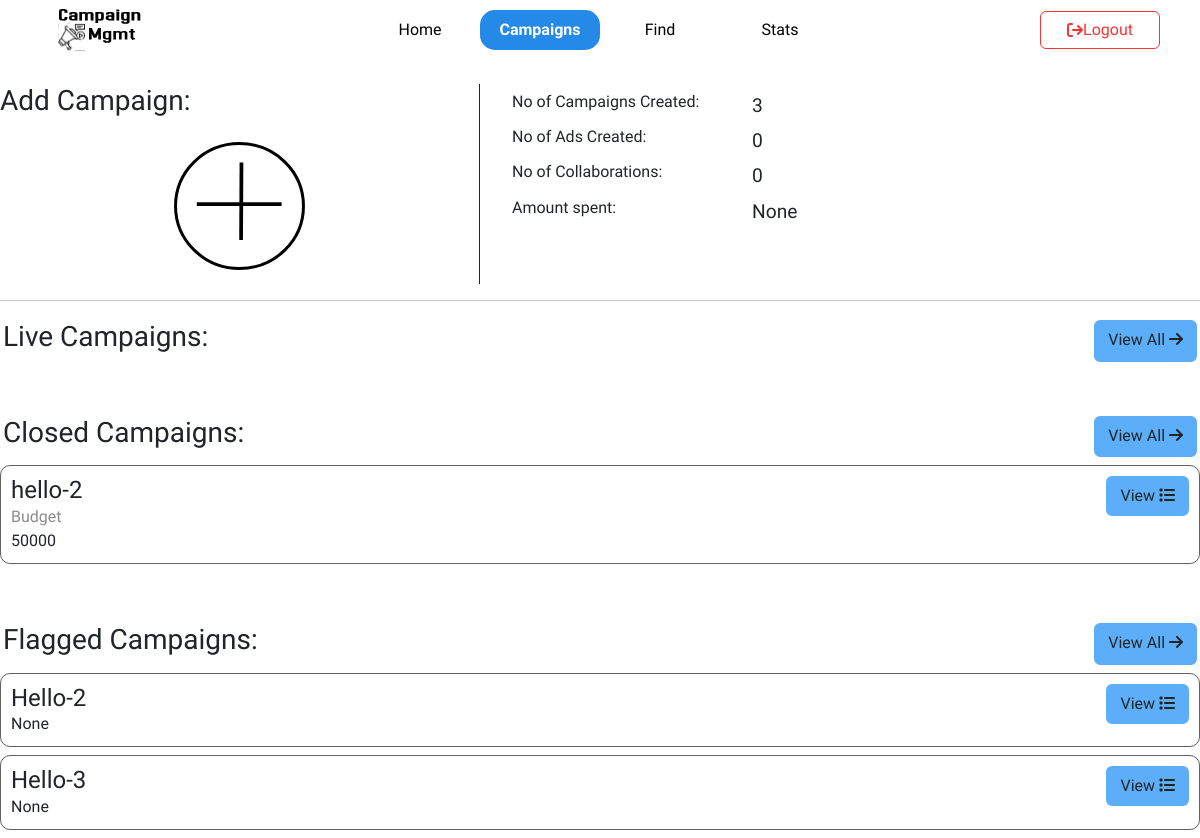
The page /campaign/sponsor (signed in) on the database as committed earlier.
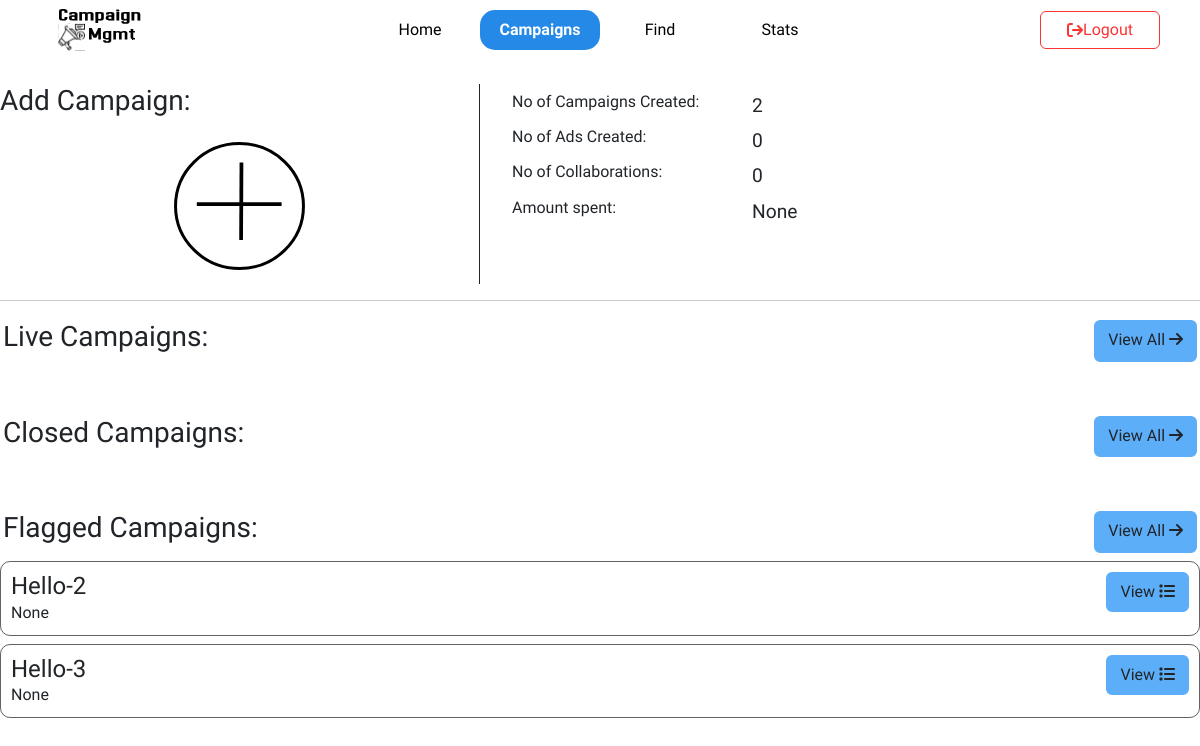
The same page on the database as committed later.
### model.py (models this page shows)
class Campaign(db.Model):
    id = db.Column(db.Integer, primary_key=True, autoincrement=True)
    spon_id = db.Column(db.Integer, db.ForeignKey('sponsor.id'), nullable=False)
    name = db.Column(db.String(80), nullable=False)
    budget = db.Column(db.Integer, nullable=False)
    desc = db.Column(db.String(255))
    category = db.Column(db.String(50))
    status = db.Column(db.String(20))
    start_date = db.Column(db.Date, nullable=True)
    end_date = db.Column(db.Date, nullable=True)
    goal_users = db.Column(db.String(80))
    is_flagged = db.Column(db.Boolean)
    ads = db.relationship('Ad', backref='campaign', lazy=True, cascade='all, delete-orphan')
    ad_requests = db.relationship('Ad_request', backref='campaign', lazy=True, cascade='all, delete-orphan')

### routes_spon.py (the view)
@app.route('/campaign/sponsor')
@sponsor_required
def spon_campaigns():
    current_date = date.today()
    spon=Sponsor.query.filter_by(id=session['userId']).first()
    live_camp=Campaign.query.filter(Campaign.spon_id==spon.id,Campaign.start_date < current_date, Campaign.end_date > current_date).all()
    closed_camp=Campaign.query.filter(Campaign.spon_id==spon.id, Campaign.end_date < current_date, Campaign.is_flagged.is_(False)).all()
    flagged_camp=Campaign.query.filter(Campaign.spon_id==spon.id, Campaign.is_flagged == True).all()
    no_of_ads = Ad.query.filter_by(spon_id=spon.id).count()
    no_of_collabs = Ad.query.filter_by(spon_id=spon.id).distinct(Ad.influ_id).count()
    no_of_camps = Campaign.query.filter_by(spon_id=spon.id).count()
    total_amount_spent = Ad.query.with_entities(func.sum(Ad.amount)).filter_by(spon_id=spon.id).scalar()
    return render_template('sponsor/campaigns.html', active='campaigns',live_campaigns=live_camp, closed_campaigns=closed_camp, flagged_camp=flagged_camp
                        , no_of_ads=no_of_ads, no_of_collabs=no_of_collabs, total_amount_spent=total_amount_spent,no_of_camps=no_of_camps)

### wrappers.py (called while the page is built)
def login_required(func):
    @wraps(func)
    def wrapper(*args, **kwargs):
        if 'username' not in session:
            flash("You need to login first","danger")
            return redirect(url_for('login'))
        retrieve_user()
        if not user:
            session.clear()
            return redirect(url_for('login'))
        return func(*args, **kwargs)
    return wrapper

def retrieve_user():
    global user
    user = User.query.filter_by(username=session['username']).first()

def sponsor_required(func):
    @wraps(func)
    @login_required
    def wrapper(*args, **kwargs):
        if user.username != session['username'] or user.role != session['role'] or user.role != 'sponsor':
            session.clear()
            flash("Not authorized","danger")
            return redirect(url_for('login'))
        return func(*args, **kwargs)
    return wrapper

### templates/sponsor/campaigns.html (shortened to what this page needs)
{% extends 'layout_inner.html' %}
{% block content %}
<br>
<div style="display: flex; height: 200px;">
    <div class="add_campaign" >
        <h3>Add Campaign:</h3>
        <a class="add_button center_item" href="{{url_for('add_campaigns')}}">
            <img src="../../static/add_icon.svg" alt="" class="center_item">
        </a>
    </div>
    <div class="info">
        <div class="fields">
            <h6>No of Campaigns Created: </h6>
            <p class="value">{{no_of_camps}}</p>
        </div>
        <div class="fields">
            <h6>No of Ads Created: </h6>
            <p class="value">{{no_of_ads}}</p>
        </div>
        <div class="fields">
            <h6>No of Collaborations: </h6>
            <p class="value">{{no_of_collabs}}</p>
        </div>
        <div class="fields">
            <h6>Amount spent: </h6>
            <p class="value">{{total_amount_spent | default(0)}}</p>
        </div>
    </div>
</div>
<hr>
    <div class="campaigns">
    <div class="title_n_view">
        <h3>Live Campaigns:</h3>
        <a href="" class="btn">View All <i class="fa fa-arrow-right" aria-hidden="true"></i></a>
    </div>
    <br>
    <br>
    <div class="title_n_view">
        <h3>Closed Campaigns:</h3>
        <a href="" class="btn">View All <i class="fa fa-arrow-right" aria-hidden="true"></i></a>
    </div>
    {% for camp in closed_campaigns %}
    <div class="cust_card">
        <div class="cust_card_body" style="width: 50%;">
            <h4 class="card-title">{{camp.name}}</h4>
            <p class="p_label" >Budget</p>
            <p class="card-text">{{camp.budget}}</p>
        </div>
        <div class="cust_card_body_right center-item">
            <a href="{{url_for('spon_view_camp',camp_id=camp.id)}}" class="btn">View <i class="fa fa-list" aria-hidden="true"></i></a>
        </div>
    </div>
    {% endfor %}
    <br>
    <br>
    <div class="title_n_view">
        <h3>Flagged Campaigns:</h3>
        <a href="" class="btn">View All <i class="fa fa-arrow-right" aria-hidden="true"></i></a>
    </div>
    {% for camp in flagged_camp %}
    <div class="cust_card">
        <div class="cust_card_body" style="width: 50%;">
            <h4 class="card-title">{{camp.name}}</h4>
            <p class="card-text">{{camp.desc}}</p>
        </div>
        <div class="cust_card_body_right center-item">
            <a href="{{url_for('spon_view_camp',camp_id=camp.id)}}" class="btn">View <i class="fa fa-list" aria-hidden="true"></i></a>
        </div>
    </div>
    {% endfor %}
</div>
{% endblock %}

Rows that differ between the two databases and show on the page:
removed Campaign: name "hello-2", budget "50000", shown under "Closed Campaigns:"
Other text that changed with them:
{{ no_of_camps }}: "3" → "2"
